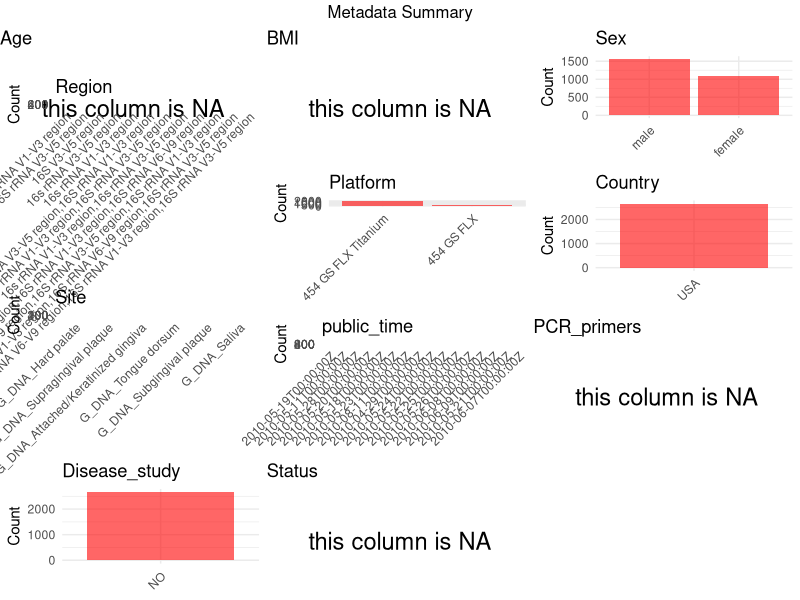

Here is the R script that generated this plot:
## ---- chunk 1
# Load necessary libraries
library(dplyr)
library(ggplot2)
library(gridExtra)

# Set working directory (update this path to your local directory)
setwd("D:/oral_project/qiita_id1928")

# Read the initial metadata files
initial_meta<-read.csv("SraRunTable.csv",header = T)

# Combine the two metadata files
#meta <- rbind(initial_meta, initial_meta1)

#Remove entries non-oral samples
#initial_meta <- subset(initial_meta,isolate %in% c("saliva","tongue coat"))

# Check the number of samples containing "HT" in Sample.Name (e.g., healthy controls)
#nrow(subset(meta, grepl("HT", Sample.Name)))

# Display the first few rows of the metadata
head(initial_meta)
## ---- chunk 2
# Create a uniform metadata dataframe
metadata <- data.frame(
  BioProject = initial_meta$BioProject,
  Run = initial_meta$Run,
  sample_name = initial_meta$Sample.Name,
  Age = NA,
  BMI = NA,
  Sex=initial_meta$host_sex,
  Region = initial_meta$gene..exp.,
  Platform = initial_meta$Instrument,
  Country = "USA",
  Site = initial_meta$isolation_source,
  public_time = initial_meta$ReleaseDate,
  stringsAsFactors = FALSE
)
## ---- chunk 3
# Add information obtained from the publication
metadata$PCR_primers <- NA
metadata$title <- "Structure function and diversity of the
healthy human microbiome"
metadata$Disease_study <- "NO"
# Assign disease status based on sample_name patterns
metadata$Status<- NA

table(metadata$Site)
### subset oral samples

metadata<-subset(metadata,Site %in% c("G_DNA_Saliva","G_DNA_Supragingival plaque","G_DNA_Hard palate","G_DNA_Attached/Keratinized gingiva","G_DNA_Subgingival plaque","G_DNA_Tongue dorsum"))
## ---- chunk 4
# Check the number of unique runs and sample names
print(paste("Number of unique runs:", length(unique(metadata$Run))))
print(paste("Number of unique sample names:", length(unique(metadata$sample_name))))
## ---- chunk 5
# Select columns for visualization
plot_data <- metadata %>%
  select(-BioProject, -Run, -sample_name, -title)

# Function to create simple plots for each column
create_simple_plots <- function(data) {
  plots <- list()
  
  for (col in colnames(data)) {
    # Check if the column is all NA
    if (all(is.na(data[[col]]))) {
      # Create an empty plot with text indicating all NA
      p <- ggplot() +
        annotate("text", x = 0.5, y = 0.5, label = "this column is NA", size = 6) +
        labs(title = col) +
        theme_void()
    } else if (is.numeric(data[[col]])) {
      # Numeric variable: histogram
      p <- ggplot(data, aes(x = .data[[col]])) +
        geom_histogram(fill = "blue", alpha = 0.6, bins = 20, na.rm = TRUE) +
        labs(title = col) +
        theme_minimal()
    } else {
      # Categorical variable: bar plot (remove NA values)
      count_data <- as.data.frame(table(data[[col]], useNA = "ifany"))
      p <- ggplot(count_data, aes(x = reorder(Var1, -Freq), y = Freq)) +
        geom_col(fill = "red", alpha = 0.6) +
        labs(title = col, x = NULL, y = "Count") +
        theme_minimal() +
        theme(axis.text.x = element_text(angle = 45, hjust = 1))
    }
    plots[[col]] <- p
  }
  
  return(plots)
}

# Generate and arrange plots
plots <- create_simple_plots(plot_data)
grid.arrange(grobs = plots, ncol = 3, top = "Metadata Summary")
## ---- chunk 6
# Reorder columns to match the desired format
metadata <- metadata[, c(
  "BioProject", "Run", "sample_name", "Age", "BMI", "Sex", 
  "Region", "Platform", "Country", "Site", "public_time", 
  "PCR_primers", "title", "Disease_study", "Status"
)]

# Export the uniform metadata to a CSV file
write.csv(metadata, file = "metadata.csv", quote = FALSE)
